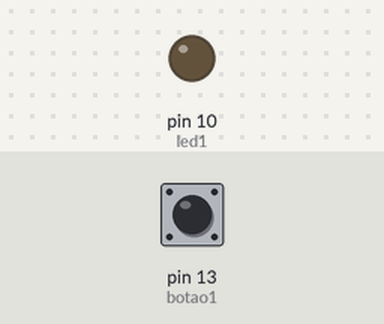
Simulated run of this sketch. Board: Arduino Uno, built with avr-gcc and run on an emulated ATmega328P. Parts: output pins drawn as LEDs (lit = HIGH). Dashed ring = blinking. Inputs (shaded band) come from the test bench; at power-on: pin 13 (botao1) LOW.

Above: at 1.2 s.
1.3 s: pin 13 (botao1) pulled HIGH for 0.15 s
At 1.42 s:
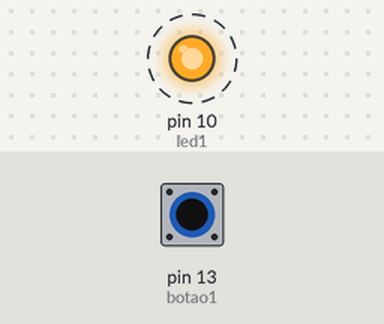
4.3 s: pin 13 (botao1) pulled HIGH for 1 s
At 7.1 s:
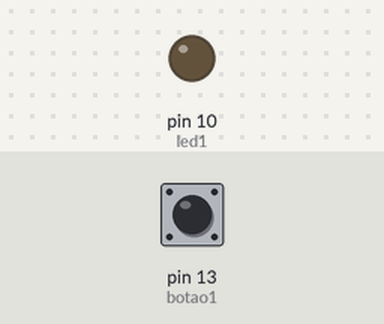
7.3 s: pin 13 (botao1) pulled HIGH for 3.2 s
At 7.42 s:
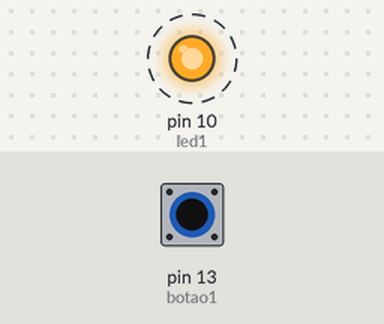
Timing chart, 0 to 13.6 s (numbered marks = the images above; inputs shaded):
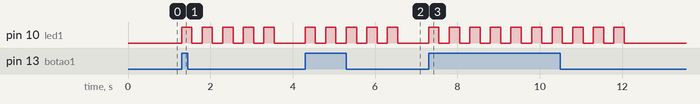

The sketch:

_19_codigo_arduino.ino
```cpp
// C++ code
// Programação para o circuito com o Arduino.

constexpr int led1 = 10;
constexpr int botao1 = 13;

void configurarPinos() {
    pinMode(led1, OUTPUT);
    pinMode(botao1, INPUT);
}

void piscarLED(int vezes, int intervalo) {
    for (int i = 0; i < vezes; ++i) {
        digitalWrite(led1, HIGH);
        delay(intervalo);
        digitalWrite(led1, LOW);
        delay(intervalo);
    }
}

void setup() {
    configurarPinos();
}

void loop() {
    if (digitalRead(botao1) == HIGH) {
        piscarLED(5, 250);
    } else {
        digitalWrite(led1, LOW);
    }
}
```

Measured:
- after the input at 1.3 s, pin 10 (led1): alternates HIGH for 0.25 s and LOW for 0.25 s, 10 changes in all, then stays LOW, starting at once
- after the input at 4.3 s, pin 10 (led1): alternates HIGH for 0.25 s and LOW for 0.25 s, 10 changes in all, then stays LOW, starting at once
- after the input at 7.3 s, pin 10 (led1): alternates HIGH for 0.25 s and LOW for 0.25 s, 20 changes in all, then stays LOW, starting at once
